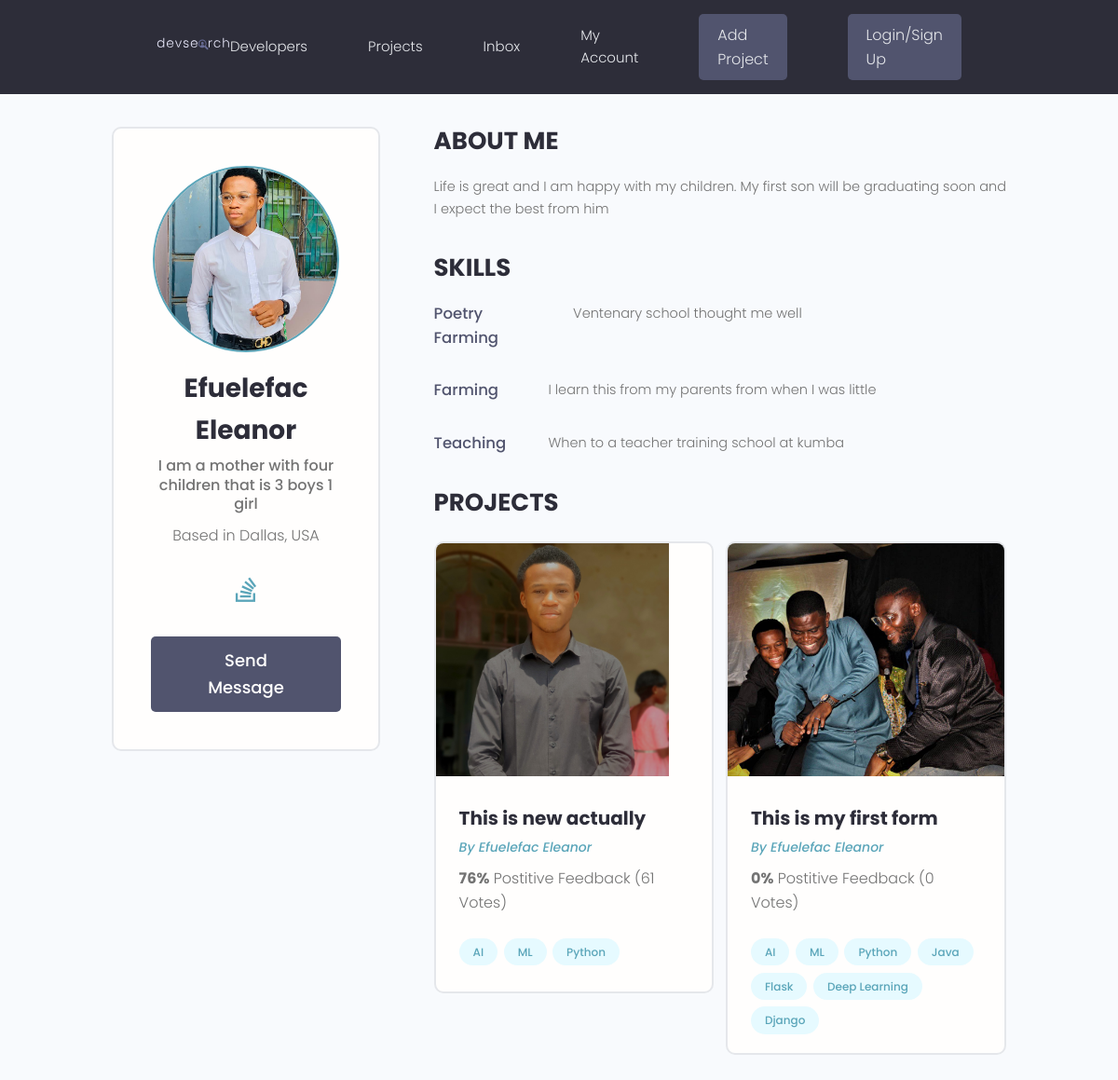
The page /profile/78e200a6-7313-4245-b657-d0dbfe2d9f8b/ on the database its author committed.
### users/models.py (models this page shows, shortened)
class Profile(models.Model):
    user = models.OneToOneField(User, on_delete=models.CASCADE, null=True, blank=True)
    name = models.CharField(max_length=200, null=True, blank=True)
    email = models.EmailField(max_length=500, null=True, blank=True)
    username = models.CharField(max_length=200, null=True, blank=True)
    location = models.CharField(max_length=200, null=True, blank=True)
    short_intro = models.CharField(max_length=200, null=True, blank=True)
    bio = models.TextField(blank=True, null=True,)
    profile_image = models.ImageField(null=True, blank=True, upload_to="profiles/", default="profiles/user-default.png")
    social_github = models.URLField(validators=[URLValidator(regex='https://github.com')], max_length=200, null=True, blank=True)
    social_linkedin = models.URLField(validators=[URLValidator(regex='https://www.linkedin.com')], max_length=200, null=True, blank=True)
    social_website = models.URLField(validators=[URLValidator(regex='https://')], max_length=200, null=True, blank=True)
    social_twitter = models.URLField(validators=[URLValidator(regex='https://twitter.com')], max_length=200, null=True, blank=True)
    social_youtube = models.URLField(validators=[URLValidator(regex='https://www.youtube.com')], max_length=200, null=True, blank=True)
    social_stackoverflow = models.URLField(validators=[URLValidator(regex='https://stackoverflow.com')], max_length=200, null=True, blank=True)
    created = models.DateTimeField(auto_now_add=True)
    id = models.UUIDField(
        default=uuid.uuid4, unique=True, primary_key=True, db_index=True, editable=False
    )

class Skill(models.Model):
    owner = models.ForeignKey(Profile, on_delete=models.CASCADE, null=True, blank=True)
    name = models.CharField(max_length=200, null=True, blank=True)
    description = models.TextField(blank=True, null=True)
    created = models.DateTimeField(auto_now_add=True)
    id = models.UUIDField(
        default=uuid.uuid4, unique=True, primary_key=True, db_index=True, editable=False
    )

### projects/models.py (models this page shows, shortened)
class Project(models.Model):
    owner = models.ForeignKey(Profile, null=True, blank=True, on_delete=models.SET_NULL)
    title = models.CharField(max_length=200)
    description = models.TextField(
        null=True, blank=True
    )  # null is to allow or permit an empty record into the database while blank informs django that it can accept a record which is empty
    featured_image = models.ImageField(null=True, blank=True, default="default.jpg")
    demo_link = models.URLField(max_length=2000, null=True, blank=True)
    source_link = models.URLField(max_length=2000, null=True, blank=True)
    tags = models.ManyToManyField("Tag", blank=True)
    vote_total = models.IntegerField(default=0, null=True, blank=True)
    vote_ratio = models.IntegerField(default=0, null=True, blank=True)
    created = models.DateTimeField(auto_now_add=True)
    id = models.UUIDField(
        default=uuid.uuid4, unique=True, primary_key=True, db_index=True, editable=False
    )

class Tag(models.Model):
    name = models.CharField(max_length=200)
    created = models.DateTimeField(auto_now_add=True)
    id = models.UUIDField(
        default=uuid.uuid4, unique=True, primary_key=True, db_index=True, editable=False
    )
    def __str__(self):
        return self.name

### users/views.py (the view)
# urls.py: path('profile/<str:pk>/', views.userprofile, name='userprofile'),
def userprofile(request, pk):
    profile = Profile.objects.get(id=pk)
    topskills = profile.skill_set.exclude(description__exact="")
    lowskills = profile.skill_set.filter(description="")
    context={'profile': profile, 'topskills': topskills, 'lowskills': lowskills}
    return render(request, 'users/user-profile.html', context)

### users/templates/users/user-profile.html (shortened to what this page needs)
{% extends 'main.html' %}
{% block content %}
<main class="profile my-md">
    <div class="container">
        <div class="layout">
        <div class="column column--1of3">
            <div class="card text-center">
            <div class="card__body dev">
                <img class="avatar avatar--xl" src="{{ profile.profile_image.url }}" />
                <h2 class="dev__name">{{ profile.name}}</h2>
                <p class="dev__title">{{ profile.short_intro}}</p>
                <p class="dev__location">Based in {{ profile.location}}</p>
                <ul class="dev__social">
                {% if profile.social_stackoverflow %}
                <li>
                    <a title="Stackoverflow" href="{{ profile.social_stackoverflow }}" target="_blank"><i class="fab fa-stack-overflow fa-2x"></i></a>
                </li>
                {% endif %}
                </ul>
                <a href="#" class="btn btn--sub btn--lg">Send Message </a>
            </div>
            </div>
        </div>
        <div class="column column--2of3">
            <div class="devInfo">
            <h3 class="devInfo__title">About Me</h3>
            <p class="devInfo__about">{{profile.bio}}</p>
            </div>
            <div class="devInfo">
            {% if topskills %}
                <h3 class="devInfo__title">Skills</h3>
            {% endif %}
            <div class="devInfo__skills">
                {% for topskill in topskills%}
                <div class="devSkill">
                <h4 class="devSkill__title">{{ topskill.name }}</h4>
                <p class="devSkill__info">
                    {{ topskill.description }}
                </p>
                </div>
                {% endfor %}
            </div>
            </div>
            <div class="devInfo">
            <h3 class="devInfo__title">Projects</h3>
            <div class="grid grid--two">
            {% for project in profile.project_set.all %}
                <div class="column">
                <div class="card project">
                    <a href="{% url 'singleproject' project.id %}" class="project">
                    <img class="project__thumbnail" src="{{ project.featured_image.url }}" alt="project thumbnail" />
                    <div class="card__body">
                        <h3 class="project__title">{{ project.title}}</h3>
                        <p><a class="project__author" href="{% url 'userprofile' profile.id %}">By {{ project.owner.name }} </a></p>
                        <p class="project--rating">
                        <span style="font-weight: bold;">{{ project.vote_ratio }}%</span> Postitive
                        Feedback ({{ project.vote_total }} Vote{{ project.vote_total|pluralize:"s" }})
                        </p>
                        <div class="project__tags">
                        {% for tag in project.tags.all %}
                        <span class="tag tag--pill tag--main">
                            <small>{{ tag }}</small>
                        </span>
                        {% endfor %}
                        </div>
                    </div>
                    </a>
                </div>
                </div>
            {% endfor %}
            </div>
            </div>
        </div>
        </div>
    </div>
</main>
{% endblock %}

### static/styles/app.css (style rules this page uses)
:root { --color-sub: #2d2d39; }
.btn--sub { background-color: var(--color-sub-light); }
.card { border: 2px solid var(--color-light); }
img { width: 100%; }
.profile .card > .dev { padding: 4rem; }
.dev__name { color: var(--color-sub); font-size: 2.8rem; font-weight: 700; margin-top: 1rem; margin-bottom: 0.5rem; }
.dev__title { font-size: 1.6rem; font-weight: 500; line-height: 1.3; }
.dev__location { margin-top: 1rem; }
.dev__social { margin: 3rem 0; list-style: none; display: flex; justify-content: center; gap: 1.5rem; }
.devInfo { margin-bottom: 3rem; }
.devInfo__title, .devInfo__subtitle { font-size: 2.6rem; color: var(--color-sub); text-transform: uppercase; font-weight: 700; margin-bottom: 1.5rem; }
.devInfo__about, .devSkill__info { font-size: 1.45rem; line-height: 1.7; text-align: justify; }
.devSkill { margin-bottom: 3rem; }
.devSkill__title { font-size: 1.65rem; font-weight: 500; color: var(--color-sub-light); }
@media screen and (min-width: 700px) { .devSkill { display: flex; justify-content: space-between; gap: 3rem; } }
@media screen and (min-width: 700px) { .devSkill__info { flex-basis: 80%; } }
.project__author { font-size: 1.4rem; font-style: italic; }
.project--rating { margin-bottom: 1.6em; margin-top: .5em; }
.project__thumbnail { height: 25rem; object-fit: cover; object-position: top center; }
.project__title { font-size: 2rem; font-weight: 700; color: var(--color-sub); }

### static/uikit/styles/modules/_variables.css (style rules this page uses)
:root { --color-main: #5aa5b9; --color-main-light: #e6faff; --color-sub: #3f4156; --color-sub-light: #51546e; --color-sub-lighter: #ededfd; --color-text: #737373; --color-gray: #8b8b8b; --color-light: #e5e7eb; --color-light-gray: #767676; --color-bg: #f8fafd; --color-white: #fffefd; --color-white-light: #f3f3f3; --color-success: #359e64; --color-success-bg: #def8e8; --color-error: #fc4b0b; --color-error-bg: #fff2ee; --font-base: 'Poppins', arial, helvetica, 'Segoe UI', roboto, ubuntu, sans-serif; --font-monospace: 'Fira Code', 'Courier New', courier, monospace; --font-regular: 300; --font-medium: 500; --font-bold: 700; --generic-shadow: 1px 1px 5px #00000010; --generic-transition: all 0.3s ease-in-out; }

### static/uikit/styles/modules/_base.css (style rules this page uses)
* { margin: 0; padding: 0; box-sizing: border-box; text-rendering: optimizeLegibility; color: inherit; font-size: inherit; }
html { font-size: 50%; }
@media only screen and (min-width: 480px) { html { font-size: 56.25%; } }
@media only screen and (min-width: 1200px) { html { font-size: 62.5%; } }
body { line-height: 1.6; font-weight: 400; font-size: 1.5rem; color: var(--color-text); background-color: var(--color-bg); min-height: 100vh; }

### static/uikit/styles/modules/_typography.css (style rules this page uses)
* { font-family: var(--font-base); }
h2 { font-size: 3.6rem; font-weight: var(--font-bold); }
h3 { font-size: 3.2rem; font-weight: var(--font-medium); }
h4 { font-size: 2.8rem; font-weight: var(--font-medium); }
p, span, strong { font-size: 1.6rem; color: var(--color-text); font-weight: var(--font-regular); }
a { padding-bottom: 2px; text-decoration: none; display: inline-block; color: var(--color-main); font-weight: var(--font-medium); }

### static/uikit/styles/modules/_utilities.css (style rules this page uses)
.container { width: 92%; max-width: 165rem; margin: 0 auto; box-sizing: border-box; }
@media screen and (min-width: 1000px) { .container { width: 90%; } }
@media screen and (min-width: 1200px) { .container { width: 80%; } }
.text-center { text-align: center; }
.my-md { margin: 3rem auto; }

### static/uikit/styles/modules/_avatar.css (style rules this page uses)
.avatar { border-radius: 50%; border: 2px solid var(--color-main); object-fit: cover; }
.avatar--xl { height: 20rem; width: 20rem; }

### static/uikit/styles/modules/_button.css (style rules this page uses)
.btn { display: inline-block; position: relative; cursor: pointer; background-color: var(--color-light); font-weight: var(--font-medium); color: var(--color-sub); text-decoration: none; padding: 1rem 2rem; border-radius: 0.5rem; border: none; width: -webkit-fit-content; width: -moz-fit-content; width: fit-content; height: -webkit-fit-content; height: -moz-fit-content; height: fit-content; font-size: 1.6rem; outline-width: 0; outline-color: transparent; -webkit-backface-visibility: hidden; backface-visibility: hidden; transition: all 0.3s ease-in-out; }
.btn--sub { background-color: var(--color-sub); color: var(--color-white); }
.btn--lg { font-size: 1.8rem; padding: 1.2rem 4.5rem; }

### static/uikit/styles/modules/_card.css (style rules this page uses)
.card { border-radius: 1rem; background-color: var(--color-white); border: 1.5px solid var(--color-light); width: auto; height: auto; margin-top: 0.5rem; margin-bottom: 0.5rem; overflow: hidden; }
.card__body, .card__header { padding: 2rem 2.5rem; }

### rows shown on the page
Profile: profile_image (picture), name "Efuelefac Eleanor", short_intro "I am a mother with four children that is 3 boys 1 girl", location "Dallas, USA", bio "Life is great and I am happy with my children. My first son will be graduating soon and I expect the best from him"
Skill: name "Poetry Farming", description "Ventenary school thought me well"
Skill: name "Farming", description "I learn this from my parents from when I was little"
Skill: name "Teaching", description "When to a teacher training school at kumba"
Project: featured_image (placeholder picture), title "This is new actually", owner.name "Efuelefac Eleanor", vote_ratio "76", vote_total "61"
Tag: name "AI"
Tag: name "ML"
Tag: name "Python"
Project: featured_image (picture), title "This is my first form", owner.name "Efuelefac Eleanor", vote_ratio "0", vote_total "0"
Tag: name "Java"
Tag: name "Flask"
Tag: name "Deep Learning"
Tag: name "Django"
